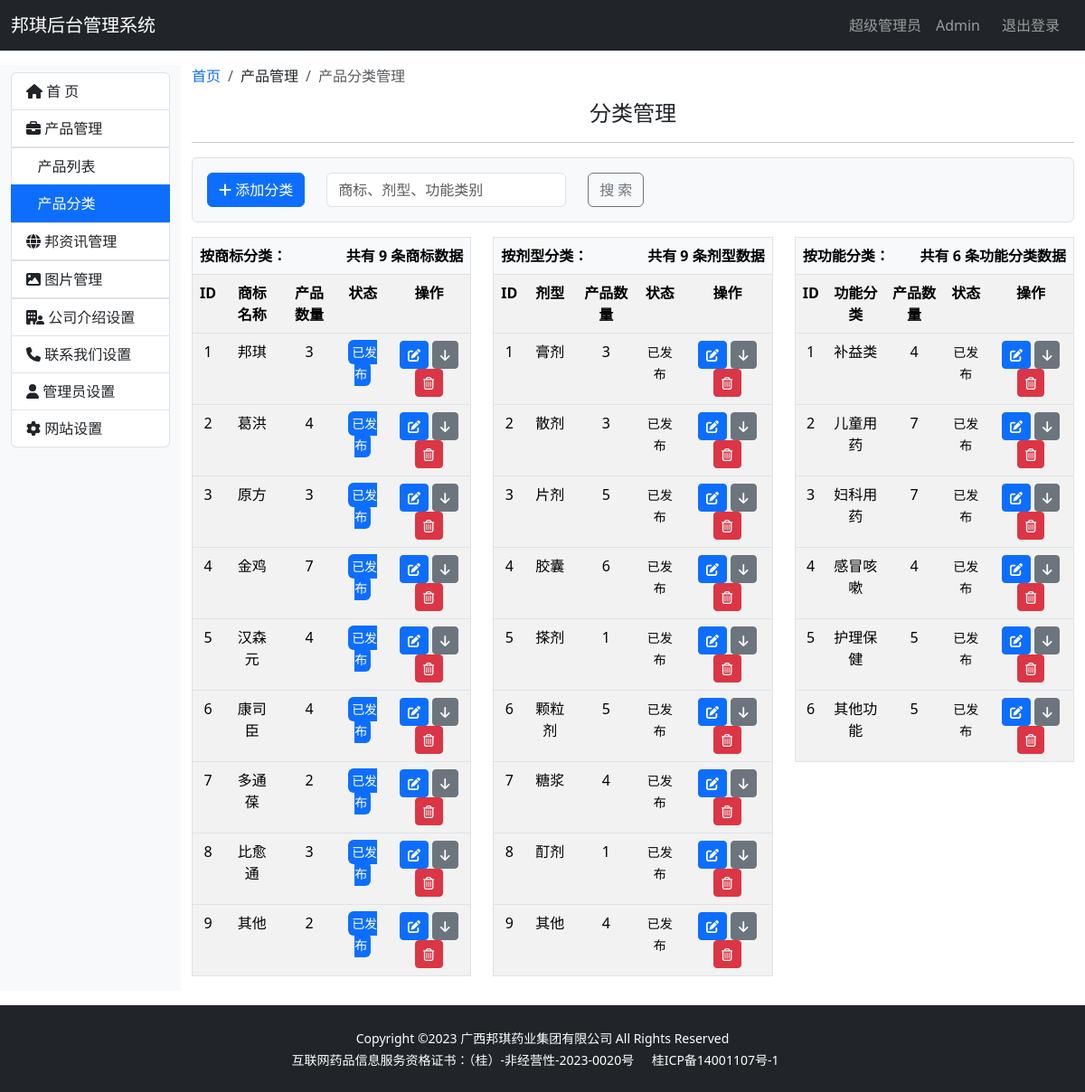
Page /admin/category_list (signed in) on the earlier database version.
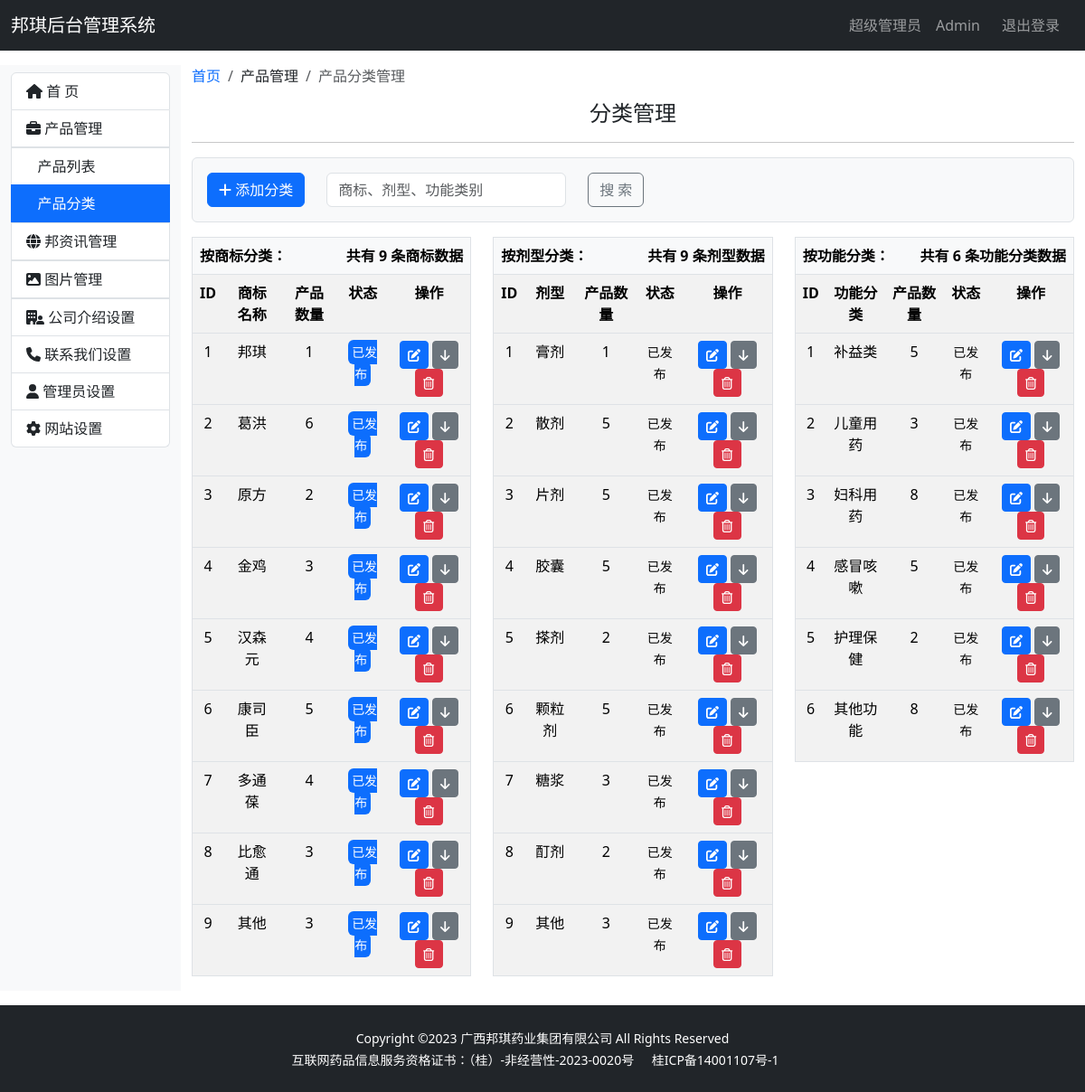
Same page on the later database version.
### bqwebsite/models.py (models this page shows)
class Brand(db.Model):
    __tablename__ = 'brand'
    id = db.Column(db.Integer, primary_key=True, autoincrement=True)
    name = db.Column(db.String(100))
    filename = db.Column(db.String(100))
    status = db.Column(db.Boolean, default=True)
    timestamp = db.Column(db.DateTime, nullable=False, default=datetime.now, index=True)
    products = db.relationship('Product', back_populates='brand')

class Category(db.Model):
    __tablename__ = 'category'
    id = db.Column(db.Integer, primary_key=True, autoincrement=True)
    name = db.Column(db.String(100), nullable=False, unique=True)  # 产品分类名称
    status = db.Column(db.Boolean, default=True)
    timestamp = db.Column(db.DateTime, nullable=False, default=datetime.now, index=True)
    products = db.relationship('Product', back_populates='category')

class Subject(db.Model):
    __tablename__ = 'subject'
    id = db.Column(db.Integer, primary_key=True, autoincrement=True)
    name = db.Column(db.String(100))
    status = db.Column(db.Boolean, default=True)
    timestamp = db.Column(db.DateTime, nullable=False, default=datetime.now, index=True)
    products = db.relationship('Product', back_populates='subject')

### bqwebsite/blueprints/admin.py (the view)
@admin_bp.route('/category_list', methods=['GET', 'POST'])  # 分类列表
@login_required
def category_list():
    return render_template('admin/category_list.html')

### bqwebsite/templates/admin/category_list.html (shortened to what this page needs)
{% extends 'admin_base.html' %}
{% from 'bootstrap5/pagination.html' import render_pagination %}
{% block content %}
    <div class="container-fluid my-3">
        <div class="row">
            {% include 'admin/_sidebar_category.html' %}
            <div class="col-md-10">
                <nav aria-label="breadcrumb">
                    <ol class="breadcrumb">
                        <li class="breadcrumb-item"><a href="{{ url_for('admin.index') }}" class="link-underline link-underline-opacity-0 link-underline-opacity-75-hover">首页</a></li>
                        <li class="breadcrumb-item" aria-current="page">产品管理</li>
                        <li class="breadcrumb-item active" aria-current="page">产品分类管理</li>
                    </ol>
                </nav>
                <h4 class="text-center mb-3 mt-3">分类管理</h4>
                <hr>
                <div class="p-3 bg-light border rounded d-flex justify-content-between align-items-center">
                    <div class="row">
                        <div class="col-auto">
                            <button type="button" class="btn btn-primary"><i class="fa-solid fa-plus"></i> 添加分类
                            </button>
                        </div>
                        <form class="col-auto row" role="search">
                            <div class="col-md-auto">
                                <input class="form-control me-2" type="search" placeholder="商标、剂型、功能类别"
                                       aria-label="Search">
                            </div>
                            <div class="col-auto">
                                <button class="btn btn-outline-secondary" type="submit">搜 索</button>
                            </div>
                        </form>
                    </div>
                </div>
                <div class="row">
                    <div class="col-md-4">
                        {% if brands %}
                            <table class="table table-striped table-hover border mt-3">
                                <thead>
                                <tr>
                                    <th colspan="5" scope="col" class="bg-light text-start">
                                        <span>按商标分类：</span>
                                        <span class="float-end">共有 {{ brands|length }} 条商标数据</span>
                                    </th>
                                </tr>
                                </thead>
                                <tr class="text-center">
                                    <th>ID</th>
                                    <th>商标名称</th>
                                    <th>产品数量</th>
                                    <th>状态</th>
                                    <th>操作</th>
                                </tr>
                                {% for brand in brands %}
                                    <tbody>
                                    <tr class="text-center">
                                        <td>{{ brand.id }}</td>
                                        <td>{{ brand.name }}</td>
                                        <td>{{ brand.products|length }}</td>
                                        <td>
                                    {% if brand.status %}
                                        <small class="text-bg-primary p-1 rounded">已发布</small>
                                    {% else %}
                                        <small class="text-bg-secondary p-1 rounded">已下架</small>
                                    {% endif %}
                                        </td>
                                        <td>
                                            <a href="{{ url_for('admin.brand_edit', brand_id=brand.id) }}"
                                               class="btn btn-sm btn-primary">
                                                <i class="fa-solid fa-pen-to-square" title="编辑"></i>
                                            </a>
                                            {% if brand.status %}
                                                <a href="#" class="btn btn-sm btn-secondary">
                                                    <i class="fa-solid fa-arrow-down" title="撤销"></i>
                                                </a>
                                            {% else %}
                                                <a href="#" class="btn btn-sm btn-secondary">
                                                    <i class="fa-solid fa-arrow-up" title="发布"></i>
                                                </a>
                                            {% endif %}
                                            <a href="#" class="btn btn-sm btn-danger">
                                                <i class="fa-regular fa-trash-can" title="删除"></i>
                                            </a>
                                        </td>
                                    </tr>
                                    </tbody>
                                {% endfor %}
                            </table>
                        {% else %}
                            <div class="alert alert-warning" role="alert">
                                没有商标数据
                            </div>
                        {% endif %}
                    </div>
                    <div class="col-md-4">
                        {% if categories %}
                            <table class="table table-striped table-hover border mt-3">
                                <thead>
                                <tr>
                                    <th colspan="5" scope="col" class="bg-light text-start">
                                        <span>按剂型分类：</span>
                                        <span class="float-end">共有 {{ categories|length }} 条剂型数据</span>
                                    </th>
                                </tr>
                                </thead>
                                <tr class="text-center">
                                    <th>ID</th>
                                    <th>剂型</th>
                                    <th>产品数量</th>
                                    <th>状态</th>
                                    <th>操作</th>
                                </tr>
                                {% for category in categories %}
                                    <tbody>
                                    <tr class="text-center">
                                        <td>{{ category.id }}</td>
                                        <td>{{ category.name }}</td>
                                        <td>{{ category.products|length }}</td>
                                        <td>
                                            <small>
                                                {% if category.status %}
                                                    已发布
                                                {% else %}
                                                    已下架
                                                {% endif %}
                                            </small>
                                        </td>
                                        <td>
                                            <a href="{{ url_for('admin.category_edit', category_id=category.id) }}"
                                               class="btn btn-sm btn-primary">
                                                <i class="fa-solid fa-pen-to-square" title="编辑"></i>
                                            </a>
                                            {% if category.status %}
                                                <a href="#" class="btn btn-sm btn-secondary">
                                                    <i class="fa-solid fa-arrow-down" title="撤销"></i>
                                                </a>
                                            {% else %}
                                                <a href="#" class="btn btn-sm btn-secondary">
                                                    <i class="fa-solid fa-arrow-up" title="发布"></i>
                                                </a>
                                            {% endif %}
                                            <a href="#" class="btn btn-sm btn-danger">
                                                <i class="fa-regular fa-trash-can" title="删除"></i>
                                            </a>
                                        </td>
                                    </tr>
                                    </tbody>
                                {% endfor %}
                            </table>
                        {% else %}
                            <div class="alert alert-warning" role="alert">
                                没有剂型数据
                            </div>
                        {% endif %}
                    </div>
                    <div class="col-md-4">
                        {% if subjects %}
                            <table class="table table-striped table-hover border mt-3">
                                <thead>
                                <tr>
                                    <th colspan="5" scope="col" class="bg-light text-start">
                                        <span>按功能分类：</span>
                                        <span class="float-end">共有 {{ subjects|length }} 条功能分类数据</span>
                                    </th>
                                </tr>
                                </thead>
                                <tr class="text-center">
                                    <th>ID</th>
                                    <th>功能分类</th>
                                    <th>产品数量</th>
                                    <th>状态</th>
                                    <th>操作</th>
                                </tr>
                                {% for subject in subjects %}
                                    <tbody>
                                    <tr class="text-center">
                                        <td>{{ subject.id }}</td>
                                        <td>{{ subject.name }}</td>
                                        <td>{{ subject.products|length }}</td>
                                        <td>
                                            <small>
                                                {% if subject.status %}
                                                    已发布
                                                {% else %}
                                                    已下架
                                                {% endif %}
                                            </small>
                                        </td>
                                        <td>
                                            <a href="{{ url_for('admin.subject_edit', subject_id=subject.id) }}"
                                               class="btn btn-sm btn-primary">
                                                <i class="fa-solid fa-pen-to-square" title="编辑"></i>
                                            </a>
                                            {% if subject.status %}
                                                <a href="#" class="btn btn-sm btn-secondary">
                                                    <i class="fa-solid fa-arrow-down" title="撤销"></i>
                                                </a>
                                            {% else %}
                                                <a href="#" class="btn btn-sm btn-secondary">
                                                    <i class="fa-solid fa-arrow-up" title="发布"></i>
                                                </a>
                                            {% endif %}
                                            <a href="#" class="btn btn-sm btn-danger">
                                                <i class="fa-regular fa-trash-can" title="删除"></i>
                                            </a>
                                        </td>
                                    </tr>
                                    </tbody>
                                {% endfor %}
                            </table>
                        {% else %}
                            <div class="alert alert-warning" role="alert">
                                没有功能分类数据
                            </div>
                        {% endif %}
                    </div>
                </div>
            </div>
        </div>
    </div>
{% endblock %}

Differences in the rows shown:
changed Brand "邦琪": products|length "3" → "1"
changed Brand "葛洪": products|length "4" → "6"
changed Brand "原方": products|length "3" → "2"
changed Brand "金鸡": products|length "7" → "3"
changed Brand "康司臣": products|length "4" → "5"
changed Brand "多通葆": products|length "2" → "4"
changed Brand "其他": products|length "2" → "3"
changed Category "膏剂": products|length "3" → "1"
changed Category "散剂": products|length "3" → "5"
changed Category "胶囊": products|length "6" → "5"
changed Category "搽剂": products|length "1" → "2"
changed Category "糖浆": products|length "4" → "3"
changed Category "酊剂": products|length "1" → "2"
changed Category "其他": products|length "4" → "3"
changed Subject "补益类": products|length "4" → "5"
changed Subject "儿童用药": products|length "7" → "3"
changed Subject "妇科用药": products|length "7" → "8"
changed Subject "感冒咳嗽": products|length "4" → "5"
changed Subject "护理保健": products|length "5" → "2"
changed Subject "其他功能": products|length "5" → "8"
